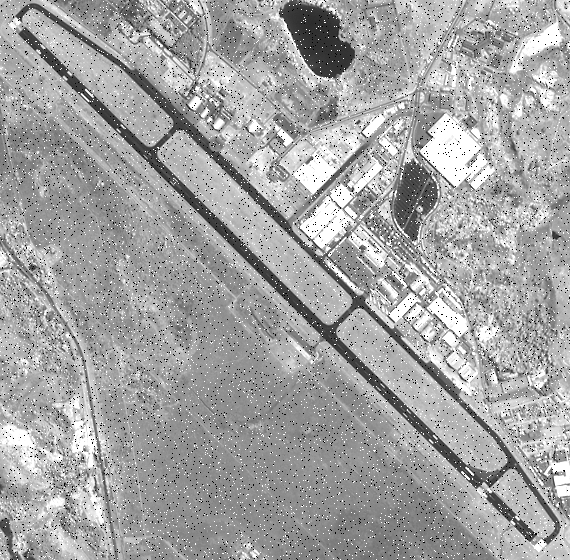
%> input picture PDI/Image_dataset/sjaeroruido.tif, 570 x 560 px
$ octave A13_Media_Mediana.m   (GNU Octave 9; MATLAB toolbox functions it lacks are replaced by stand-ins)
%> lines starting %> are read from the running program, lines starting %| are printed output that depends on the picture
%Suaviza玢o por m閐ia e mediana
clc;
clear all;
close all;

disp('*********************************************************************');
disp('****        C骴igo criado pelo Prof. Dr. Thiago Statella         ****');
disp('****        Disciplina: Processamento Digital de Imagens         ****');
disp('****  Instituto Federal de Educa玢o, Ci阯cia e Tecnologia de MT  ****');
disp('*********************************************************************');
disp(' ');
disp(' ');

Get = imread('sjaeroruido.tif');
%> Get is the input picture: size 560x570 uint8; min 0, max 255, mean 162.7

%Tamanho da m醩cara de suaviza玢o
n = 7;

%Usando suaviza玢o por m閐ia
h = fspecial('average',[n n]);%filtro de m閐ia
S = imfilter(Get,h,'replicate','same');%replicando pixels de borda e mantendo o tamanho da imagem original
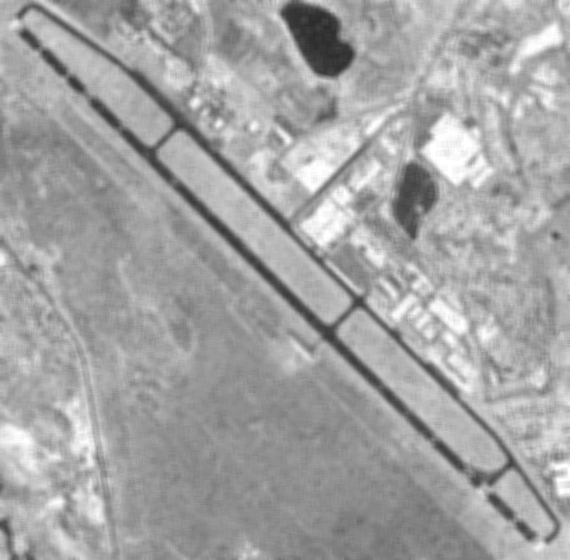
%> S: size 560x570 uint8; min 44, max 255, mean 162.7

%Filtragem pela gaussiana
% o tamanho do filtro deve ser 6 x sigma. sigma, neste caso, foi 1.0
hg = fspecial('gaussian', [7 7], 1);
Sg = imfilter(Get,hg,'replicate','same');
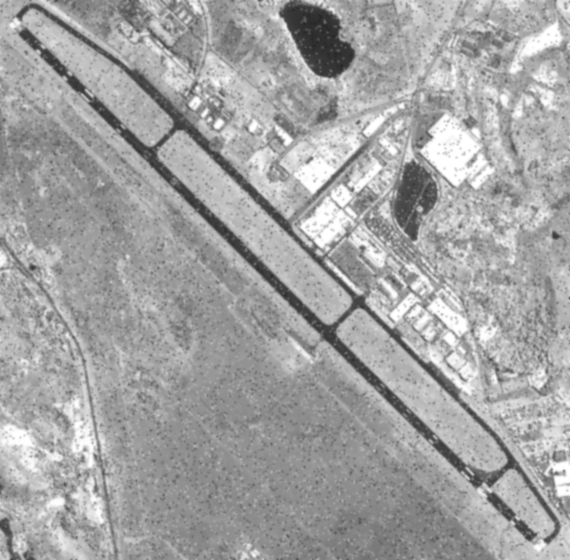
%> Sg: size 560x570 uint8; min 37, max 255, mean 162.7

%Filtro de mediana
Me = medfilt2(Get,[n n]);
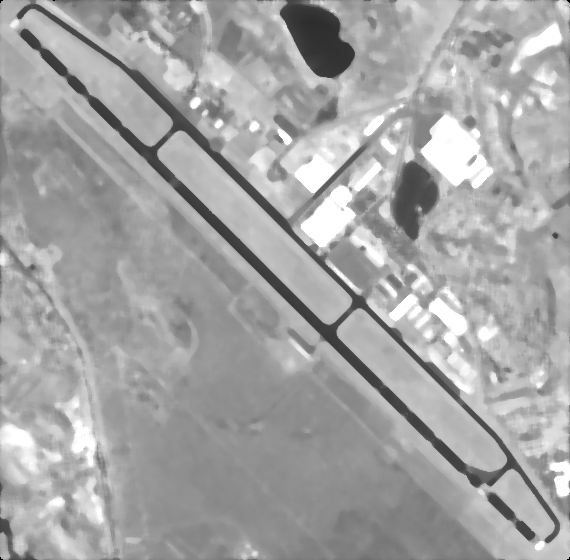
%> Me: size 560x570 uint8; min 0, max 255, mean 164.2

figure,imshow(Get),title('Imagem original');
figure,imshow(S),title('Suaviza玢o pela m閐ia');
figure,imshow(Sg),title('Suaviza玢o pela gaussiana');
figure,surf(hg),title('Gaussiana');
%> after `title('Gaussiana')`:
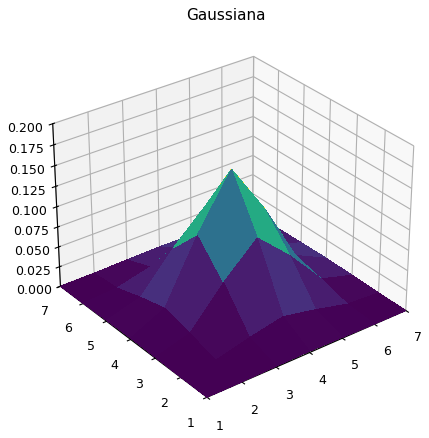
%> figure redrawn from the program's plot data
figure,imshow(Me),title('Filtrada pela mediana');

media = S;
mediana = Me;
gaussiana = Sg;
save('media','media');
save('mediana','mediana');
save('gaussiana','gaussiana');
imwrite(S,'media.tif','compression','none');
imwrite(Me,'mediana.tif','compression','none');
